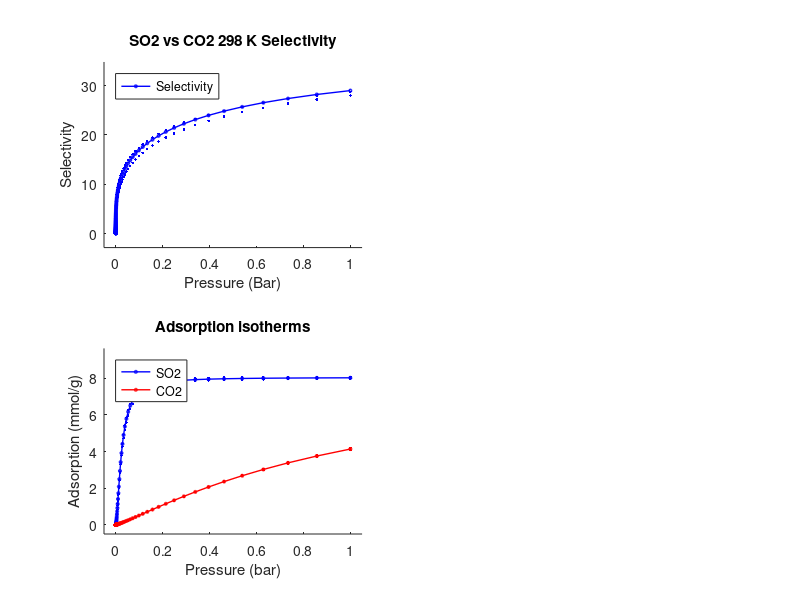

Recreate this plot in MATLAB. (Note: this script raises an error after producing the figure.)
clear 
clf
a = [0 0 0 0 0 0 0 0 0 0 0 0 0 0 0 0];

%Data library
%
%Input in form
% 
% Single site
% 
% GasTempi   =   [Qmax    error;
%                 b       error;
%                 v       error];
% 
% Dual site
%
% GasTempii  =   [Qmax1   error    Qmax2   error;
%                 b2      error    b2      error;
%                 v2      error    v2      error];
            
eg1 = [19.23 0.1; 0.333  0.01; 1.02   0.001];
eg2 = [15.18 0.1; 0.0681 0.01; 1.0148 0.001];

ch4293i    =   [6.83799 0.03368;
                0.13101 7.85677E-4;
                1.1316 0.00705];
            
ch4293ii   =   [5.01129 0.33187  2.21325 0.35227;
                0.14008 0.00162  0.08605 0.00595;
                0.9103  0.02413  1.59862 0.0653];

c2h2293i   =   [7.13014 0.11502; 
                3.76136 0.24052; 
                1.30934 0.02669];

c2h2293ii  =   [3.76879 0.50903  3.29453 0.37475;
                2.37596 0.23111  8.22892 1.04198;
                0.89643 0.01959  1.99375 0.08272];
            
c2h4293i   =   [6.50669	0.09667;
                3.08306	0.15934;
                1.37934	0.02234];    
            
c2h4293ii  =   [3.02357	0.25302  4.05675 0.35146;
                6.90616	0.648    1.2438  0.08213;
                1.99426	0.06094  0.88572 0.02471];
            
c2h6293i   =   [5.8816	0.03423;
                6.01514	0.19017;
                1.31007	0.01321];          
             
c2h6293ii  =   [4.57207	0.08755  2.09719  0.12887;
                1.98789	0.12303  26.42934 2.19287;
                0.92921	0.01705  1.99212  0.04189];

co2298i    =   [8.54728 0.04471;
                0.93967 0.01856;
                1.16454 0.0193];
            
so2298i    =   [8.05312 0.05187;
                373.74913 100.16618;
                1.61144 0.06956];
            

% Define gas a and gas b
ga = so2298i;
gasa = 'SO2';
gb = co2298i;
gasb = 'CO2';
temp = '298 K';

%Steps config
maxP  = 1;
steps = 51;

%Define IAST variables
y1=0.0001;
y2=1-y1;

j = 1;
 a = zeros(150,16);
for p=logspace(-10,0,150)
    
%for p=0.01:maxP/steps:maxP
    
    %Calcultate isotherm a and errors
    isoa  = (ga(1)*ga(2)*p.^ga(3))/(1+(ga(2)*p.^ga(3)));
    isoap = ((ga(1)+ga(4))*(ga(2)+ga(5))*p.^(ga(3)+ga(6)))...
                        /(1+((ga(2)+ga(5))*p.^(ga(3)+ga(6))));
    isoam = ((ga(1)-ga(4))*(ga(2)-ga(5))*p.^(ga(3)-ga(6)))...
                        /(1+((ga(2)-ga(5))*p.^(ga(3)-ga(6))));  
    
    %Calculate isotherm b and errors
    isob  = (gb(1)*gb(2)*p.^gb(3))/(1+(gb(2)*p.^gb(3)));
    isobp = ((gb(1)+gb(4))*(gb(2)+gb(5))*p.^(gb(3)+gb(6)))...
                        /(1+((gb(2)+gb(5))*p.^(gb(3)+gb(6))));
    isobm = ((gb(1)-gb(4))*(gb(2)-gb(5))*p.^(gb(3)-gb(6)))...
                        /(1+((gb(2)-gb(5))*p.^(gb(3)-gb(6))));  
                    
    %Overall IAST calculation
IAST=@(x1) ((ga(1).*log(ga(2).*(p.*y1./x1)    .^ga(3) + 1))./ga(3)...
           -(gb(1).*log(gb(2).*(p.*y2./(1-x1)).^gb(3) + 1))./gb(3)...
          );

x1 = fzero(IAST,[1e-6,0.999999]);

x2=1.0-x1;
S=(x1/y1)/(x2/y2);

    %Upper bound IAST calculation
IASTp=@(x1) (((ga(1)+ga(4)).*log((ga(2)+ga(5)).*(p.*y1./x1)    ...
                           .^(ga(3)+ga(6)) + 1))./(ga(3)+ga(6))...
            -((gb(1)+gb(4)).*log((gb(2)+gb(5)).*(p.*y2./(1-x1))...
                           .^(gb(3)+gb(6)) + 1))./(gb(3)+gb(6))...
          );

x1p = fzero(IASTp,[1e-6,0.999999]);

x2p=1.0-x1p;
Sp=(x1p/y1)/(x2p/y2);

    %Lower bound IAST calculation
IASTm=@(x1) (((ga(1)-ga(4)).*log((ga(2)-ga(5)).*(p.*y1./x1)   ... 
                          .^(ga(3)-ga(6)) + 1))./(ga(3)-ga(6))...
           -((gb(1)-gb(4)).*log((gb(2)-gb(5)).*(p.*y2./(1-x1))...
                          .^(gb(3)-gb(6)) + 1))./(gb(3)-gb(6))...
          );

x1m = fzero(IASTm,[1e-6,0.999999]);

x2m=1.0-x1m;
Sm=(x1m/y1)/(x2m/y2);

a(j,:) = [p isoa isoap-isoa isoam-isoa ...
       isob isobp-isob isobm-isob ...
       x1   x1p-x1     x1m-x1     ...
       x2   x2p-x2     x2m-x2     ...
       S    Sp-S       Sm-S];

j = j + 1;
end

a = a(setdiff(1:size(a,1),1),:);

%Output to screen
% label   = 'Output';
%  vheader = sprintf('ROW%d ', 1:size(a,1)) ;
  hheader = ['Pressure isoa isoap isoam isob isobp isobm '...
             'x1 x1p x1m x2 x2p x2m S Sp Sm'];
%  printmat(a, label, vheader, hheader);
 
 fig = figure(1);
 %Plot output
subplot(2,2,1);
hold on
 %Selectivity plot
 s1  =  plot(a(:,1), a(:,14),'o-b','LineWidth',1,'MarkerSize',2);
 s1p =  plot(a(:,1), a(:,14)+a(:,15),'.b','LineWidth',1);
 s1m =  plot(a(:,1), a(:,14)+a(:,16),'.b','LineWidth',1);
 %s1 = errorbar(a(:,1),a(:,14),a(:,15),a(:,16));
 
 %Formatting
 xlim([a(1)-0.05,a(end,1)+0.05]);
 ylim([min(a(:,14)-0.1*max(a(:,14))),...
       max(a(:,14))+(max(a(:,14))*0.2)]);
 sLeg = legend(s1,{'Selectivity'});
 set(sLeg,'Location','NorthWest');
 tstring = [gasa ' vs ' gasb ' ' temp ' Selectivity'];
 sTitle = title(tstring);
 ylabel('Selectivity');
 xlabel('Pressure (Bar)');
 
% %X1 and X2 plot
% subplot(3,2,3);
% hold on
% %Isotherm 1
% m1  =  plot(a(:,1), a(:,8),'o-b','LineWidth',1,'MarkerSize',2);
% m1p =  plot(a(:,1), a(:,8)+a(:,9),'.b','LineWidth',1);
% m1m =  plot(a(:,1), a(:,8)+a(:,10),'.b','LineWidth',1);
% %Isotherm 2
% m2  =  plot(a(:,1), a(:,11),'o-r','LineWidth',1,'MarkerSize',2);
% m2p =  plot(a(:,1), a(:,11)+a(:,12),'.r','LineWidth',1);
% m2m =  plot(a(:,1), a(:,11)+a(:,13),'.r','LineWidth',1);
% % errorbar(a(:,1),a(:,2),a(:,3),a(:,4));
% % errorbar(a(:,1),a(:,5),a(:,6),a(:,7));
% % t = uitable('Position',[125 450 295 75],...
% %             'Data',[ga,gb],...
% %             'ColumnName',{'Gas 1','S. Error','Gas 2','S. Error'},...
% %             'RowName',{'Qmax','b','v'},...
% %             'ColumnWidth',{60});
% 
% 
%   %Formatting
%  mTitle = title('X1 and X2 plot');
%  ylabel('Adsorption (mmol/g)')
%  xlabel('Pressure (bar)');
%  xlim([a(1)-0.05,a(end,1)+0.05]);
%  ylim([min(min(a(:,[8,11])))-(min(min(a(:,[8,11])))*0.2),...
%        max(max(a(:,[8,11])))+(max(max(a(:,[8,11])))*0.2)]);
%  mLeg = legend([m1 m2],{gasa,gasb});
%  set(mLeg,'Location','NorthWest')
 
 %Isotherms plot
subplot(2,2,3);
hold on
%Isotherm 1
i1  =  plot(a(:,1), a(:,2),'o-b','LineWidth',1,'MarkerSize',2);
i1p =  plot(a(:,1), a(:,2)+a(:,3),'.b','LineWidth',1);
i1m =  plot(a(:,1), a(:,2)+a(:,4),'.b','LineWidth',1);
%Isotherm 2
i2  =  plot(a(:,1), a(:,5),'o-r','LineWidth',1,'MarkerSize',2);
i2p =  plot(a(:,1), a(:,5)+a(:,6),'.r','LineWidth',1);
i2m =  plot(a(:,1), a(:,5)+a(:,7),'.r','LineWidth',1);
% errorbar(a(:,1),a(:,2),a(:,3),a(:,4));
% errorbar(a(:,1),a(:,5),a(:,6),a(:,7));
% t = uitable('Position',[125 450 295 75],...
%             'Data',[ga,gb],...
%             'ColumnName',{'Gas 1','S. Error','Gas 2','S. Error'},...
%             'RowName',{'Qmax','b','v'},...
%             'ColumnWidth',{60});


  %Formatting
 iTitle = title('Adsorption isotherms');
 ylabel('Adsorption (mmol/g)')
 xlabel('Pressure (bar)');
 xlim([a(1)-0.05,a(end,1)+0.05]);
 ylim([-0.5,max(max(a(:,[2,5])))+(max(max(a(:,[2,5])))*0.2)]);
 iLeg = legend([i1 i2],{gasa,gasb});
 set(iLeg,'Location','NorthWest')

 %Output to file
 subDir = 'Output'; 
 txtOutString = ['./' subDir '/' tstring '.txt'];
 dlmwrite(txtOutString,hheader,'delimiter','');
 dlmwrite(txtOutString,a,'delimiter',' ','-append');

 b=[a(:,16) -a(:,15)];
 b = mean(b,2);
 sht = [a(:,1) a(:,14) b];
 shtLbl = 'P S Se';
  
 txtOutStringSht = ['./' subDir '/' tstring '-Sht.txt'];
 dlmwrite(txtOutStringSht,shtLbl,'delimiter','');
 dlmwrite(txtOutStringSht,sht,'delimiter',' ','-append');
 
 %Save Figure
 epsOutString = ['./' subDir '/' tstring '.eps'];
 saveas(gcf,epsOutString,'eps2c');
 epsOutString = ['./' subDir '/current.eps'];
 saveas(gcf,epsOutString,'eps2c');
 

 
